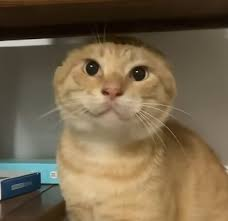
#> input picture weektext3/text1/image.jpg, 228 x 221 px, found by its file name
$ python reference_answer.py
#> lines starting #> are read from the running program, lines starting #| are printed output that depends on the picture
"""
题目1参考答案：OpenCV 图像基础处理
读取图像、转换为灰度图、应用高斯模糊并保存
"""

import cv2
import os

# 定义图像路径
image_path = 'images/image.jpg'
output_path = 'processed.jpg'

# 读取图像
image = cv2.imread(image_path)
#> image is the input picture: shape (221, 228, 3); mean B, G, R 75, 101, 117.6

# 检查图像是否成功读取
if image is None:
    print(f"错误：无法读取图像 {image_path}")
    print("请确保在当前目录下创建 images 文件夹，并放置 image.jpg 文件")
    exit(1)

# 转换为灰度图
gray_image = cv2.cvtColor(image, cv2.COLOR_BGR2GRAY)
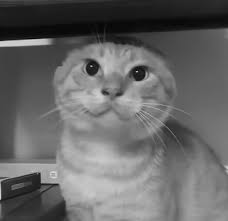
#> gray_image: shape (221, 228); min 2, max 216, mean 103

# 应用高斯模糊（核大小为 5x5）
blurred_image = cv2.GaussianBlur(gray_image, (5, 5), 0)

# 保存处理后的图像
cv2.imwrite(output_path, blurred_image)

print(f"图像处理完成！结果已保存为 {output_path}")

$ run again, with weektext3/text5/image.jpg copied over weektext3/text1/image.jpg
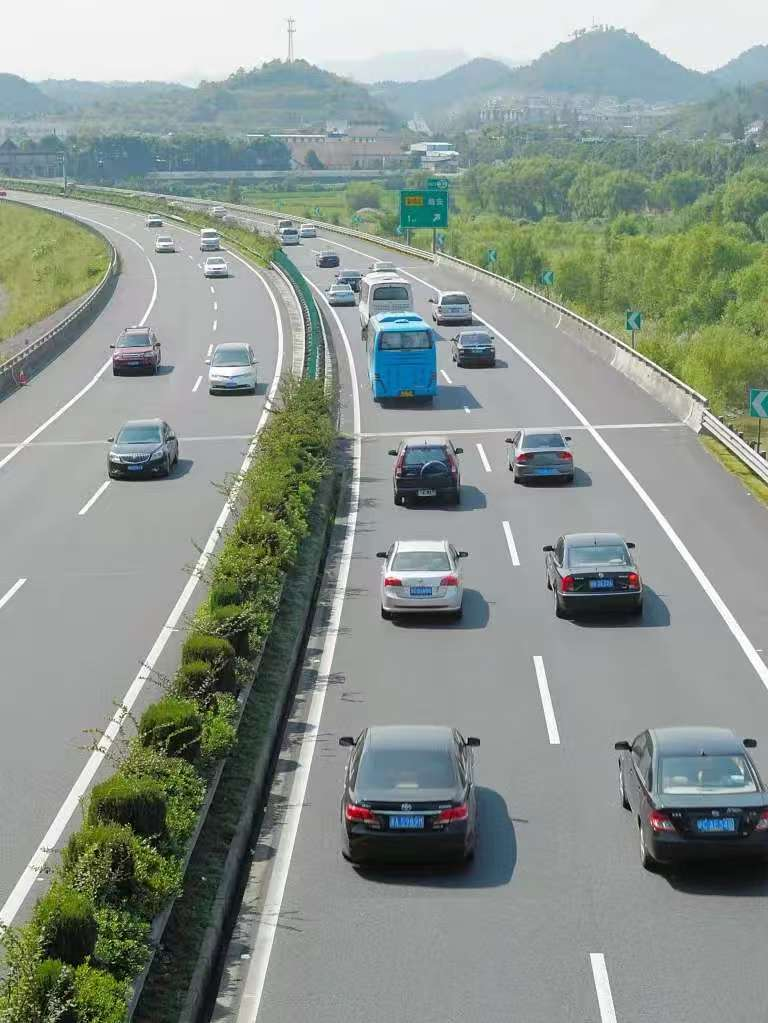
#> input picture weektext3/text5/image.jpg, 768 x 1023 px, found by its file name
#> image is the input picture: shape (1023, 768, 3); mean B, G, R 141.2, 148.5, 138.8
#> `gray_image = cv2.cvtColor(image, cv2.COLOR_BGR2GRAY)`:
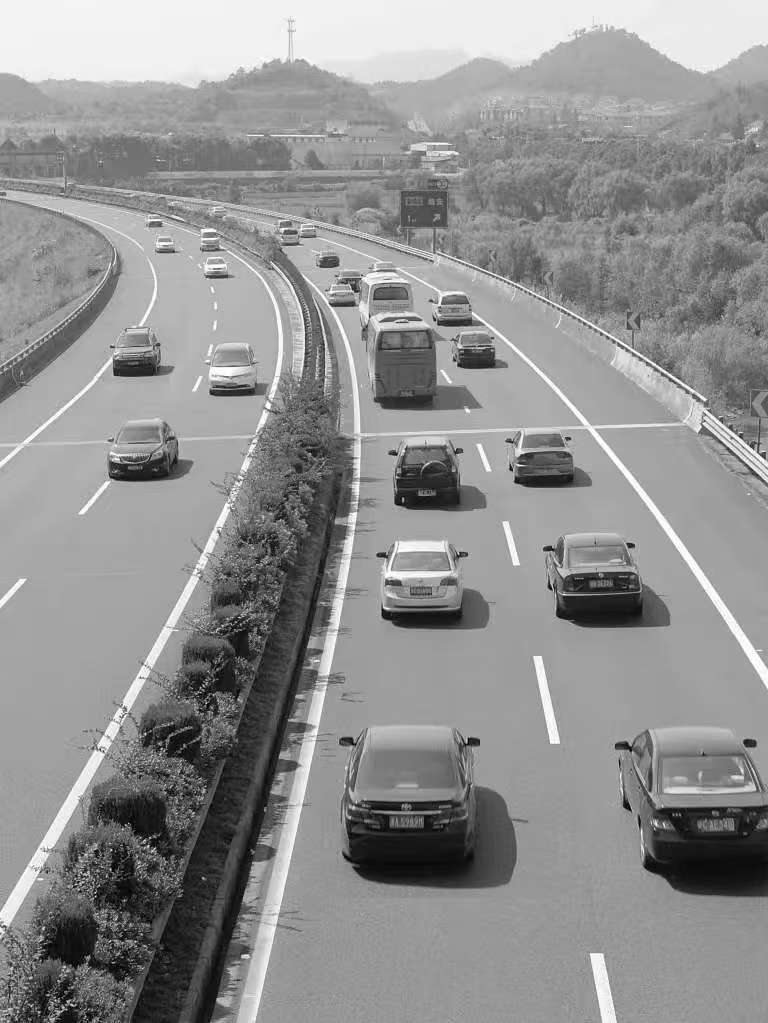
#> gray_image: shape (1023, 768); min 0, max 255, mean 144.8
